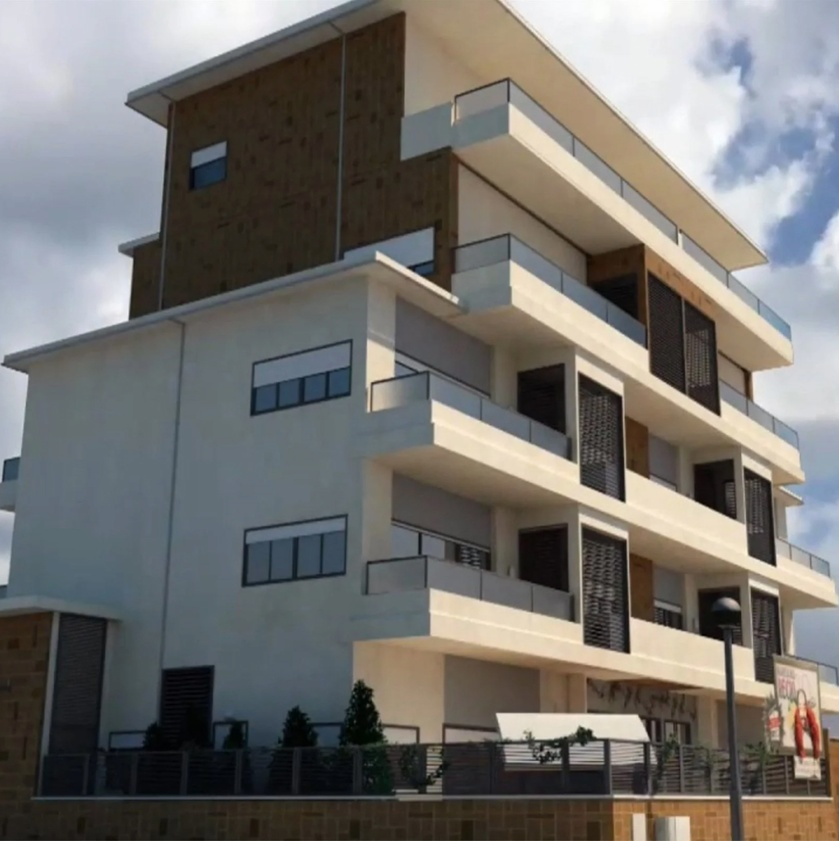
#> input picture pract_3/images/b1.jpg, 839 x 841 px, shrunk from 1301 x 1304 before the run
$ python 1.py
#> lines starting #> are read from the running program, lines starting #| are printed output that depends on the picture
import matplotlib.pyplot as plt
import numpy as np
from PIL import Image
from pathlib import Path


# Obtener ruta relativa a la imagen
image_path = Path(__file__).parent.parent / "images" / "b1.jpg"
img = np.asarray(Image.open(image_path))
#> img is the input picture: shape (841, 839, 3); mean R, G, B 116, 113.7, 110.2

hr, edges_r = np.histogram(img[:,:,0],256)
#> hr = 256 values, max 12983 at index 101, min 14 at index 255, mean 2756.2; edges_r = 257 values from 0 to 255
hg, edges_g = np.histogram(img[:,:,1],256)
#> hg = 256 values, max 13106 at index 111, min 5 at index 255, mean 2756.2; edges_g = 257 values from 0 to 255
hb, edges_b = np.histogram(img[:,:,2],256)
#> hb = 256 values, max 12261 at index 119, min 49 at index 0, mean 2756.2; edges_b = 257 values from 0 to 255
fig, axs = plt.subplots(1, 2, figsize=(12,4)) # Dos subplots en horizontal
axs[1].stairs(hr, edges_r, label='Red histogram', ec='r')
axs[1].stairs(hg, edges_g, label='Green histogram', ec='g')
axs[1].stairs(hb, edges_b, label='Blue histogram', ec='b')
axs[1].set_title("Step Histograms")
axs[1].legend()
plt.sca(axs[0]) # Para poner en el subplot izquierdo la imagen
plt.imshow(img)
plt.show()
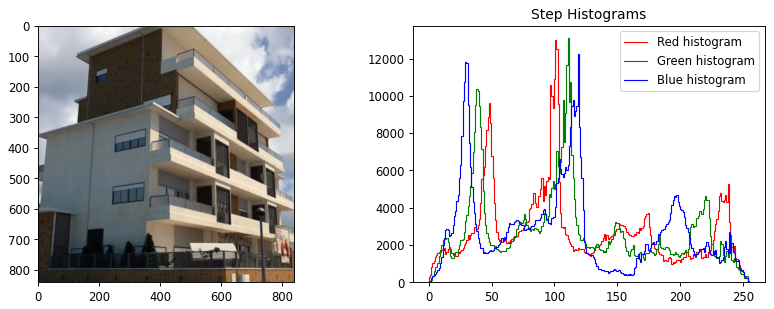
#> figure drawn by matplotlib, 2 panels

$ run again, with pract_3/images/aloel.jpg copied over pract_3/images/b1.jpg
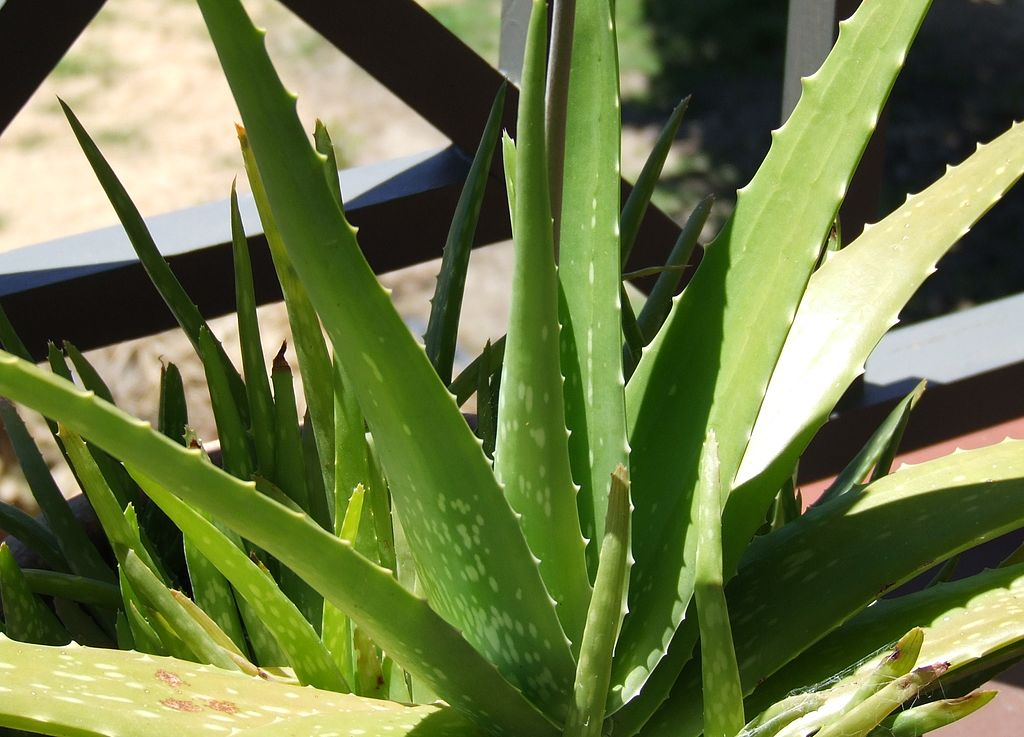
#> input picture pract_3/images/aloel.jpg, 1024 x 737 px
#> img is the input picture: shape (737, 1024, 3); mean R, G, B 108.2, 120.2, 71.3
#> hr = 256 values, max 20896 at index 255, min 77 at index 1, mean 2948; edges_r = 257 values from 0 to 255
#> hg = 256 values, max 10926 at index 23, min 7 at index 1, mean 2948; edges_g = 257 values from 0 to 255
#> hb = 256 values, max 20397 at index 19, min 135 at index 238, mean 2948; edges_b = 257 values from 0 to 255
#> `plt.show()`:
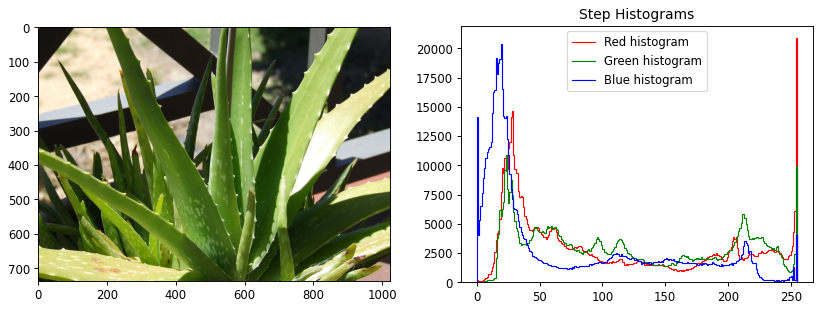
#> figure drawn by matplotlib, 2 panels

$ run again, with pract_3/images/clahe_1.png saved as pract_3/images/b1.jpg
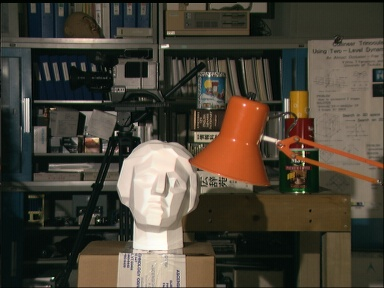
#> input picture pract_3/images/clahe_1.png, 384 x 288 px
#> img is the input picture: shape (288, 384, 3); mean R, G, B 74.7, 67.6, 55.3
#> hr = 256 values, max 2556 at index 6, min 45 at index 254, mean 432; edges_r = 257 values from 0 to 255
#> hg = 256 values, max 2132 at index 15, min 12 at index 255, mean 432; edges_g = 257 values from 0 to 255
#> hb = 256 values, max 2462 at index 14, min 0 at index 63, mean 432; edges_b = 257 values from 0 to 252
#> `plt.show()`:
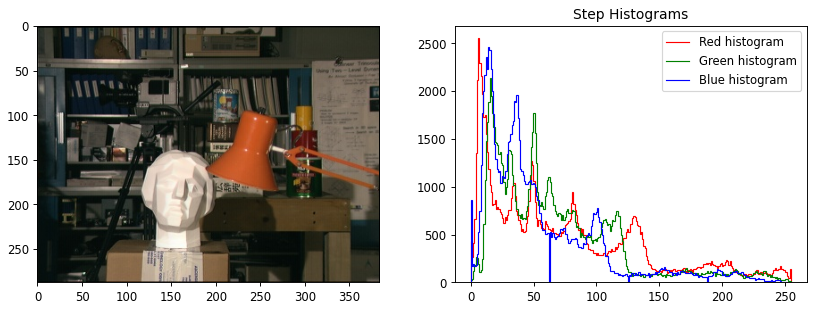
#> figure drawn by matplotlib, 2 panels
